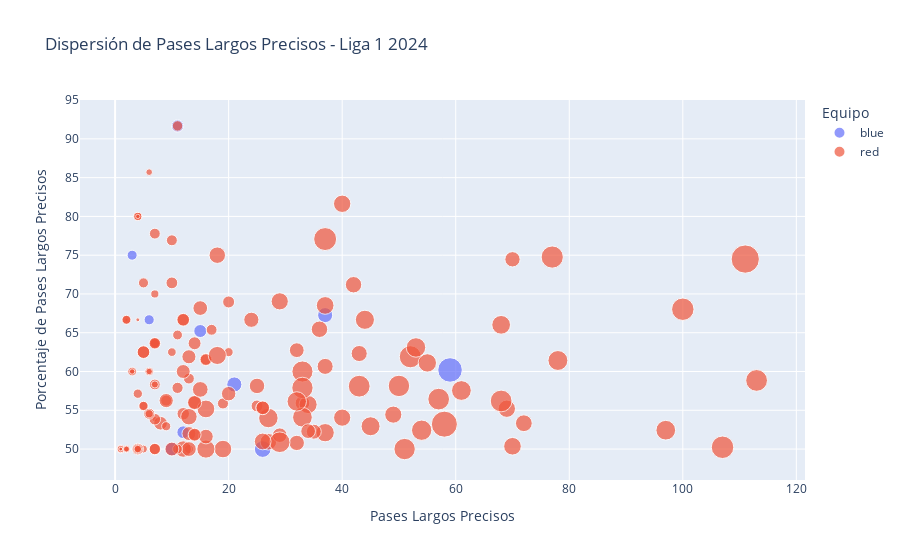

Notebook code for this chart:
### Code cell
df_combined = df_oponentes_total_incluyendo_alianza

# Crear una columna para el color según el equipo
df_combined['color'] = df_combined['team'].apply(lambda x: 'blue' if x == 'Alianza Lima' else 'red')

# Filtrar por posiciones específicas
df_combined = df_combined[(df_combined['Posicion'] == 'D') | (df_combined['Posicion'] == 'M') | (df_combined['Posicion'] == 'F')]

# Eliminar atípicos
df_combined = df_combined[(df_combined['accurateLongBallsPercentage'] != 100) & (df_combined['accurateLongBallsPercentage'] >= 50)]

# Crear el gráfico de dispersión
fig = px.scatter(df_combined, y='accurateLongBallsPercentage', x='accurateLongBalls', color='color',
                 size='accuratePasses', hover_data=['player', 'team', 'accuratePasses'],
                 title='Dispersión de Pases Largos Precisos - Liga 1 2024',
                 labels={'accurateLongBalls': 'Pases Largos Precisos', 'accurateLongBallsPercentage': 'Porcentaje de Pases Largos Precisos',
                         'accuratePasses': 'Pases Precisos'})

# Actualizar el esquema de colores para que solo muestre azul y rojo
fig.update_traces(marker=dict(colorscale=[[0, 'red'], [1, 'blue']]))

# Personalizar los ejes y el diseño
fig.update_layout(xaxis_title='Pases Largos Precisos', yaxis_title='Porcentaje de Pases Largos Precisos',
                  legend_title_text='Equipo')

# Mostrar el gráfico
fig.show()

### Figure 1 — Plotly figure (JSON) as saved in the notebook; plotly's stock layout.template omitted (floating-point values rounded to 4 significant figures; data arrays with more than 128 entries replaced by an {"elided": "..."} marker saying what was removed)
{"data": [{"customdata": [["Carlos Zambrano", "Alianza Lima", 259], ["Marco Huaman", "Alianza Lima", 75], ["Sebastián Rodríguez", "Alianza Lima", 687], ["Gabriel Costa", "Alianza Lima", 175], ["Catriel Cabellos", "Alianza Lima", 260], ["Kevin Serna", "Alianza Lima", 185], ["Christian Neira", "Alianza Lima", 192], ["Adrián Arregui", "Alianza Lima", 319], ["Franco Zanelatto", "Alianza Lima", 118], ["Axel Moyano", "Alianza Lima", 49], ["Hernán Barcos", "Alianza Lima", 208], ["Cecilio Waterman", "Alianza Lima", 115]], "hovertemplate": "color=blue<br>Pases Largos Precisos=%{x}<br>Porcentaje de Pases Largos Precisos=%{y}<br>Pases Precisos=%{customdata[2]}<br>player=%{customdata[0]}<br>team=%{customdata[1]}<extra></extra>", "legendgroup": "blue", "marker": {"color": "#636efa", "colorscale": [[0, "red"], [1, "blue"]], "size": [259, 75, 687, 175, 260, 185, 192, 319, 118, 49, 208, 115], "sizemode": "area", "sizeref": 2.283, "symbol": "circle"}, "mode": "markers", "name": "blue", "orientation": "v", "showlegend": true, "type": "scatter", "x": [37, 7, 59, 11, 21, 12, 15, 26, 6, 4, 10, 3], "xaxis": "x", "y": [67.27, 63.64, 60.2, 91.67, 58.33, 52.17, 65.22, 50, 66.67, 80, 50, 75], "yaxis": "y"}, {"customdata": {"elided": "153x3 mixed values"}, "hovertemplate": "color=red<br>Pases Largos Precisos=%{x}<br>Porcentaje de Pases Largos Precisos=%{y}<br>Pases Precisos=%{customdata[2]}<br>player=%{customdata[0]}<br>team=%{customdata[1]}<extra></extra>", "legendgroup": "red", "marker": {"color": "#EF553B", "colorscale": [[0, "red"], [1, "blue"]], "size": {"elided": "153 int values"}, "sizemode": "area", "sizeref": 2.283, "symbol": "circle"}, "mode": "markers", "name": "red", "orientation": "v", "showlegend": true, "type": "scatter", "x": {"elided": "153 int values"}, "xaxis": "x", "y": {"elided": "153 float values"}, "yaxis": "y"}], "layout": {"legend": {"itemsizing": "constant", "title": {"text": "Equipo"}, "tracegroupgap": 0}, "title": {"text": "Dispersión de Pases Largos Precisos - Liga 1 2024"}, "xaxis": {"anchor": "y", "domain": [0, 1], "title": {"text": "Pases Largos Precisos"}}, "yaxis": {"anchor": "x", "domain": [0, 1], "title": {"text": "Porcentaje de Pases Largos Precisos"}}}}
